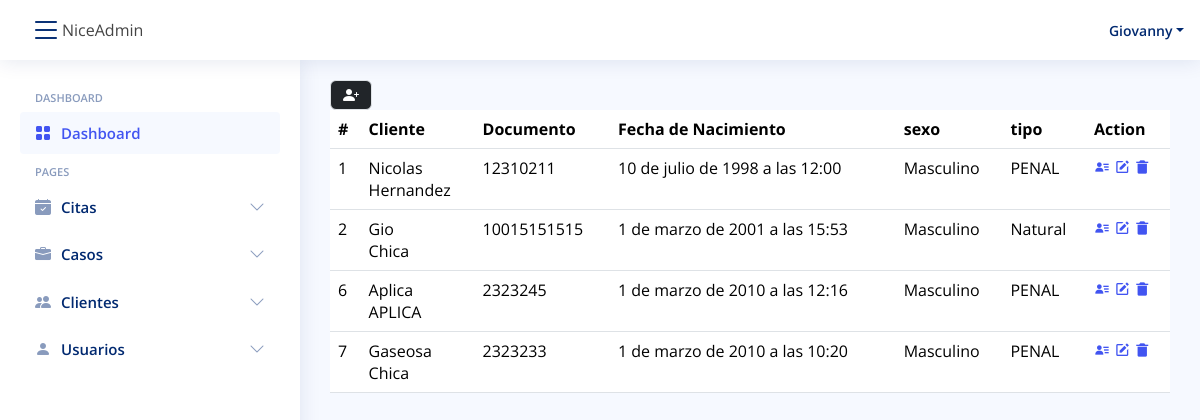
The page /clientes/ (signed in) on the database as committed earlier.
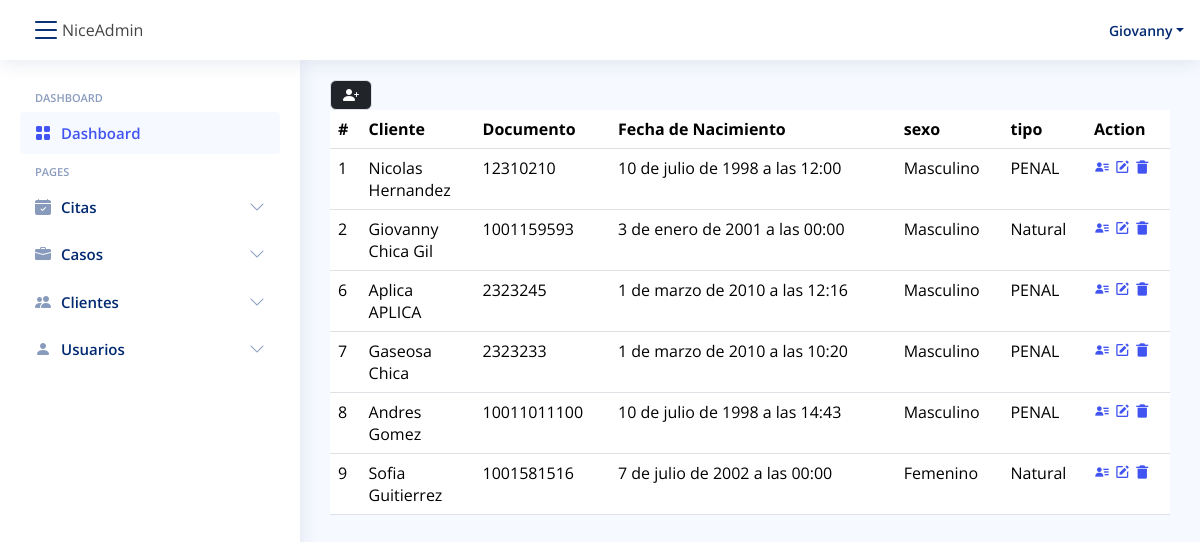
The same page on the database as committed later.
### clientes/models.py (models this page shows, shortened)
class Cliente(models.Model):
    id = models.BigAutoField(primary_key=True)
    nombre = models.CharField(max_length=100)
    apellido = models.CharField(max_length=100)
    fecha_Nac = models.DateTimeField("Fecha Nacimiento")
    sexo = models.CharField(max_length=20)
    documento = models.FileField(
        upload_to="documentos/casos")  # cedula ...
    tipo = models.ForeignKey(
        TipoCliente, on_delete=models.CASCADE, default=0)
    NumDocumento = models.CharField(max_length=20, )

class TipoCliente(models.Model):
    id = models.BigAutoField(primary_key=True)
    titulo = models.CharField(max_length=100)
    descripcion = models.TextField(max_length=200)
    def __str__(self):
        return self.titulo

### clientes/views.py (the view)
# urls.py: path("clientes/", include('clientes.urls')),
@login_required(login_url="/login/")
def clientes(request):
    getCliente = (
        Cliente.objects.all()
    )  # SELECT * FROM Caso => traer todos lo registros de la tabla caso
    return render(request, "clientes/index.html", {"cliente": getCliente})

### clientes/templates/clientes/index.html
{% extends "base/base.html" %} {% block content %}
<a type="button"
  title="Agregar Nuevos Clientes"
  class="border btn btn-dark"
  href="{% url 'AddClientes' %}">
  <i class="bi bi-person-plus-fill"></i>
</a>
<table class="table datatable">
  <thead>
    <tr>
      <th scope="col">#</th>
      <th scope="col">Cliente</th>
      <th scope="col">Documento</th>
      <th scope="col">Fecha de Nacimiento</th>
      <th scope="col">sexo</th>
      <th scope="col">tipo</th>
      <th scope="col">Action</th>
    </tr>
  </thead>
  <tbody>
    {% for client in cliente %}
    <tr>
      <td>{{client.id}}</td>
      <td>
        <div>
          <div>
            <div>{{client.nombre}}</div>
            <div>{{client.apellido}}</div>
          </div>
        </div>
      </td>
      <td>{{client.NumDocumento}}</td>
      <td>{{client.fecha_Nac}}</td>
      <td>{{client.sexo}}</td>
      <td>
        <span>{{client.tipo}}</span>
      </td>
      <td>
        <a href="{% url 'ClientDetail' client.id %}">
          <span class="bx bxs-user-detail"></span>
        </a>
        <a href="{% url 'UpdateClient' client.id %}">
          <span class="bx bxs-edit"></span>
        </a>
        <a href="{% url 'RemoveClient' client.id %}">
          <i class="bx bxs-trash-alt"></i>
        </a>
      </td>
    </tr>
    {% endfor %}
  </tbody>
</table>
{% endblock %}

### base/templates/base/base.html (shortened to what this page needs)
{% load static %}
<head>
  <link href="{% static 'assets/vendor/bootstrap/css/bootstrap.min.css' %}" rel="stylesheet">
  <link href="{% static 'assets/vendor/bootstrap-icons/bootstrap-icons.css' %}" rel="stylesheet">
  <link href="{% static 'assets/vendor/boxicons/css/boxicons.min.css' %}" rel="stylesheet">
  <link href="{% static 'assets/vendor/quill/quill.snow.css' %}" rel="stylesheet">
  <link href="{% static 'assets/vendor/quill/quill.bubble.css' %}" rel="stylesheet">
  <link href="{% static 'assets/vendor/remixicon/remixicon.css' %}" rel="stylesheet">
  <link href="{% static 'assets/vendor/simple-datatables/style.css' %}" rel="stylesheet">
  <link rel="stylesheet" href="{% static 'base/css/style.css' %}">
</head>
<body>
    {% if user.is_authenticated %}
    <header id="header" class="header fixed-top d-flex align-items-center">
      <div class="d-flex align-items-center justify-content-between">
        <i class="bi bi-list toggle-sidebar-btn"></i>
        <span class="d-none d-lg-block">NiceAdmin</span>
      </div>
      <nav class="header-nav ms-auto">
        <ul class="d-flex align-items-center">
          <li class="nav-item dropdown pe-3">
            <a class="nav-link nav-profile d-flex align-items-center pe-0" href="#" data-bs-toggle="dropdown">
              <span class="d-none d-md-block dropdown-toggle ps-2">{{ user.username }}</span>
            </a>
          </li>
        </ul>
      </nav>
    </header>
    <aside id="sidebar" class="sidebar">
      <ul class="sidebar-nav" id="sidebar-nav">
        <li class="nav-heading">Dashboard</li>
        <li class="nav-item">
          <a class="nav-link " href="{% url 'dash' %}">
            <i class="bi bi-grid-fill"></i>
            <span>Dashboard</span>
          </a>
        </li>
        <li class="nav-heading">Pages</li>
        <li class="nav-item">
          <a class="nav-link collapsed" data-bs-target="#Citas-nav" data-bs-toggle="collapse" href="#">
            <i class="bi bi-calendar-check-fill"></i><span>Citas</span><i class="bi bi-chevron-down ms-auto"></i>
          </a>
        </li>
        <li class="nav-item">
          <a class="nav-link collapsed" data-bs-target="#Casos-nav" data-bs-toggle="collapse" href="#">
            <i class="bi bi-briefcase-fill"></i><span>Casos</span><i class="bi bi-chevron-down ms-auto"></i>
          </a>
        </li>
        <li class="nav-item">
          <a class="nav-link collapsed" data-bs-target="#Clientes-nav" data-bs-toggle="collapse" href="#">
            <i class="bi bi-people-fill"></i><span>Clientes</span><i class="bi bi-chevron-down ms-auto"></i>
          </a>
        </li>
        <li class="nav-item">
          <a class="nav-link collapsed" data-bs-target="#user-nav" data-bs-toggle="collapse" href="#">
            <i class="bi bi-person-fill"></i><span>Usuarios</span><i class="bi bi-chevron-down ms-auto"></i>
          </a>
        </li>
      </ul>
    </aside>
    {% else %}
      <a href="{% url 'login' %} ">INICIAR SESSION</a>
    {% endif %}
    <main id="main" class="main">
      {% block content %}
      {% endblock %}
    </main>
</body>

### static/base/css/style.css (style rules this page uses)
body { font-family: "Open Sans", sans-serif; background: #f6f9ff; color: #444444; }
a { color: #4154f1; text-decoration: none; }
#main { margin-top: 60px; padding: 20px 30px; transition: all 0.3s; }
.header { transition: all 0.5s; z-index: 997; height: 60px; box-shadow: 0px 2px 20px rgba(1, 41, 112, 0.1); background-color: #fff; padding-left: 20px; }
.header .toggle-sidebar-btn { font-size: 32px; padding-left: 10px; cursor: pointer; color: #012970; }
.header-nav ul { list-style: none; }
.header-nav>ul { margin: 0; padding: 0; }
.header-nav .nav-profile { color: #012970; }
.header-nav .nav-profile span { font-size: 14px; font-weight: 600; }
.sidebar { position: fixed; top: 60px; left: 0; bottom: 0; width: 300px; z-index: 996; transition: all 0.3s; padding: 20px; overflow-y: auto; scrollbar-width: thin; scrollbar-color: #aab7cf transparent; box-shadow: 0px 0px 20px rgba(1, 41, 112, 0.1); background-color: #fff; }
@media (min-width: 1200px) { #main, #footer { margin-left: 300px; } }
.sidebar-nav { padding: 0; margin: 0; list-style: none; }
.sidebar-nav li { padding: 0; margin: 0; list-style: none; }
.sidebar-nav .nav-item { margin-bottom: 5px; }
.sidebar-nav .nav-heading { font-size: 11px; text-transform: uppercase; color: #899bbd; font-weight: 600; margin: 10px 0 5px 15px; }
.sidebar-nav .nav-link { display: flex; align-items: center; font-size: 15px; font-weight: 600; color: #4154f1; transition: 0.3; background: #f6f9ff; padding: 10px 15px; border-radius: 4px; }
.sidebar-nav .nav-link i { font-size: 16px; margin-right: 10px; color: #4154f1; }
.sidebar-nav .nav-link.collapsed { color: #012970; background: #fff; }
.sidebar-nav .nav-link.collapsed i { color: #899bbd; }
.sidebar-nav .nav-link .bi-chevron-down { margin-right: 0; transition: transform 0.2s ease-in-out; }

Rows that differ between the two databases and show on the page:
changed Cliente "Nicolas": NumDocumento "12310211" → "12310210"
changed Cliente id 2: nombre "Gio" → "Giovanny"; apellido "Chica" → "Chica Gil"; NumDocumento "10015151515" → "1001159593"; fecha_Nac "1 de marzo de 2001 a las 15:53" → "3 de enero de 2001 a las 00:00"
added Cliente: id "8", nombre "Andres", apellido "Gomez", NumDocumento "10011011100", fecha_Nac "10 de julio de 1998 a las 14:43", sexo "Masculino", tipo "PENAL"
added Cliente: id "9", nombre "Sofia", apellido "Guitierrez", NumDocumento "1001581516", fecha_Nac "7 de julio de 2002 a las 00:00", sexo "Femenino", tipo "Natural"
